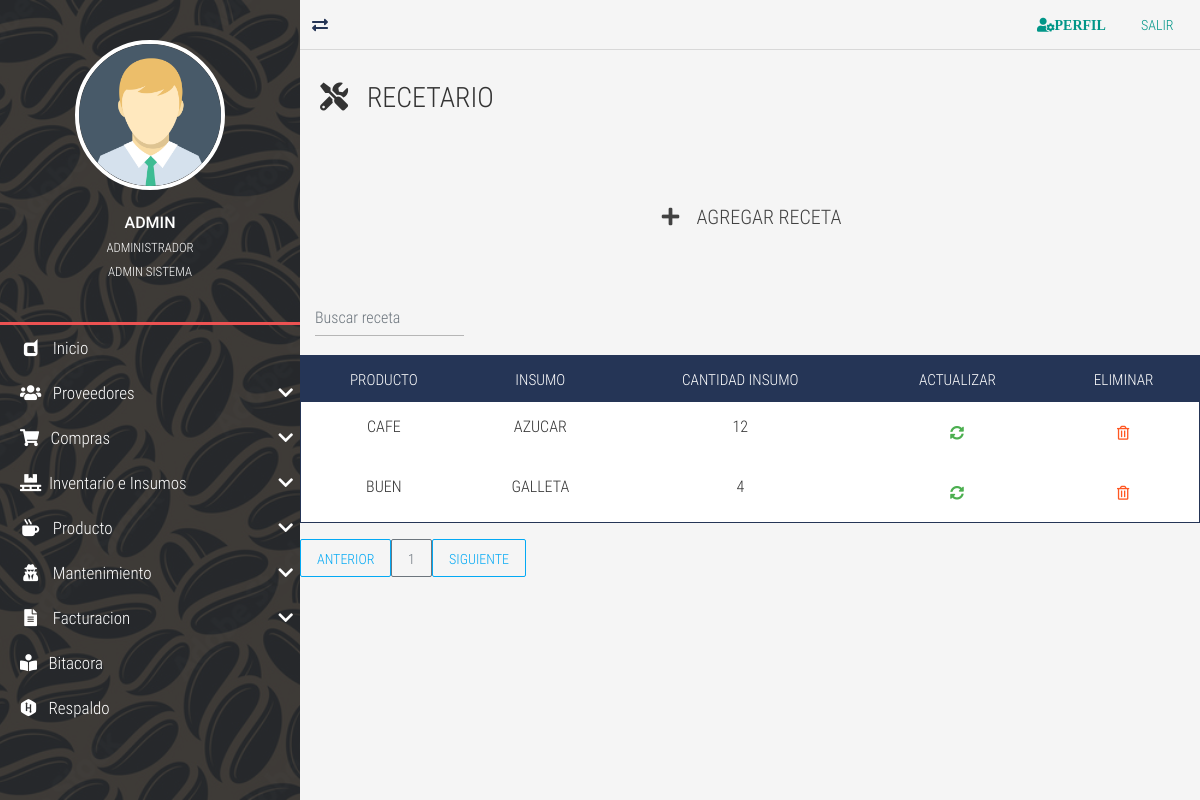
The app's page /recetario-list/ (signed in), older data.
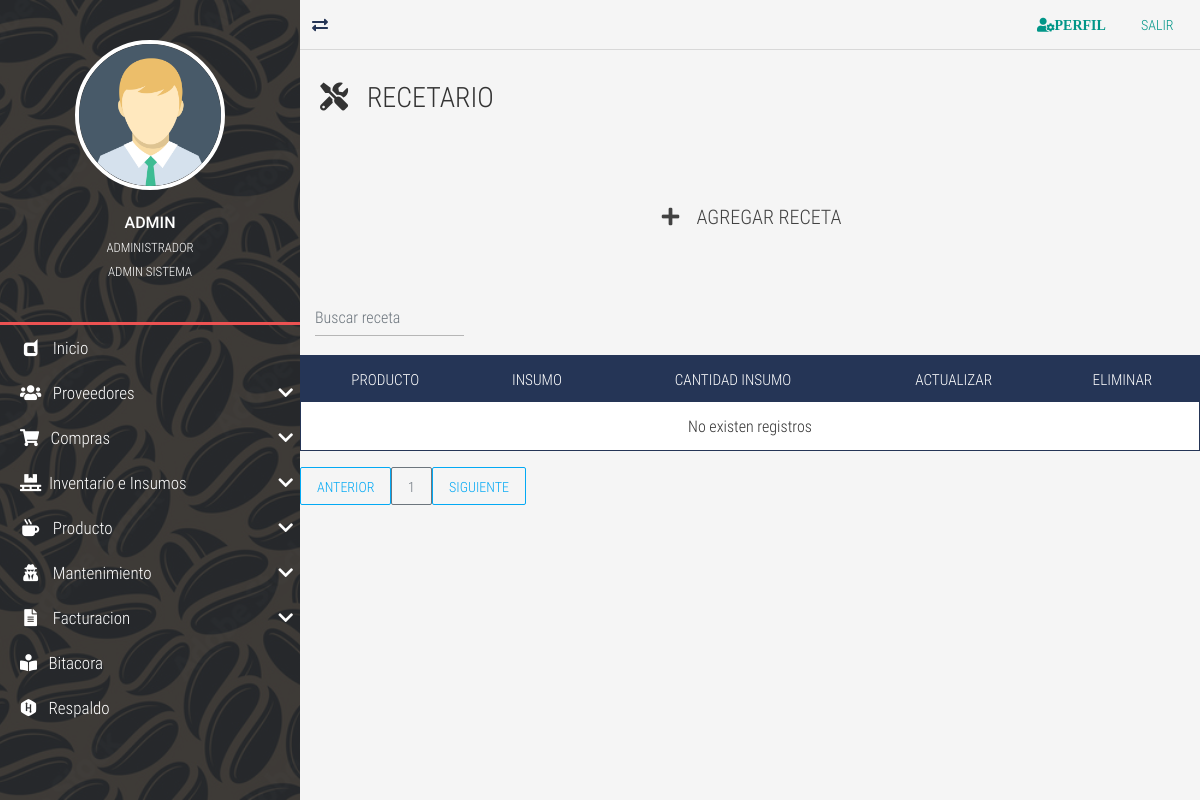
The same page, newer data.
### tables this page shows
CREATE TABLE `TBL_recetario` (
  `id_recetario` int NOT NULL AUTO_INCREMENT,
  `id_producto` int DEFAULT NULL,
  `id_insumo` int DEFAULT NULL,
  `cant_insumo` int DEFAULT NULL,
  PRIMARY KEY (`id_recetario`) USING BTREE,
  KEY `FK_produ_recetario_idx` (`id_producto`) USING BTREE,
  KEY `FK_insumo_recetario_idx` (`id_insumo`) USING BTREE,
  CONSTRAINT `FK_TBL_recetario_TBL_insumos` FOREIGN KEY (`id_insumo`) REFERENCES `TBL_insumos` (`id_insumos`),
  CONSTRAINT `FK_TBL_recetario_TBL_producto` FOREIGN KEY (`id_producto`) REFERENCES `TBL_producto` (`id_producto`)
);

CREATE TABLE `TBL_producto` (
  `id_producto` int NOT NULL AUTO_INCREMENT,
  `nom_producto` varchar(45) DEFAULT NULL,
  `id_tipo_produ` int DEFAULT NULL,
  `des_produ` varchar(45) NOT NULL,
  `precio_produ` decimal(10,2) DEFAULT NULL,
  `foto_produ` varchar(255) DEFAULT NULL COMMENT 'CAMBIAR A FORMATO DE FOTO',
  PRIMARY KEY (`id_producto`),
  KEY `FK_idproducto_tippro_idx` (`id_tipo_produ`),
  CONSTRAINT `FK_TBL_producto_TBL_tipo_producto` FOREIGN KEY (`id_tipo_produ`) REFERENCES `TBL_tipo_producto` (`id_tipo_produ`)
);

CREATE TABLE `TBL_insumos` (
  `id_insumos` int NOT NULL AUTO_INCREMENT,
  `nom_insumo` varchar(45) DEFAULT NULL,
  `id_categoria` int DEFAULT NULL,
  `cant_max` int DEFAULT NULL,
  `cant_min` int DEFAULT NULL,
  `unidad_medida` enum('LB','UN','L','GAL') DEFAULT NULL,
  PRIMARY KEY (`id_insumos`),
  KEY `FK_categoria_insumos_idx` (`id_categoria`),
  CONSTRAINT `FK_categoria_insumos` FOREIGN KEY (`id_categoria`) REFERENCES `TBL_categoria_produ` (`id_categoria`)
);

### controladores/vistasControlador.php (called while the page is built)
<?php
	require_once "./modelos/vistasModelo.php";
	class vistasControlador extends vistasModelo{
		public function obtener_plantilla_controlador(){
			return require_once "./vistas/plantilla.php";
		}
		public function obtener_vistas_controlador(){
			if(isset($_GET['views'])){
				$ruta=explode("/", $_GET['views']);
				$respuesta=vistasModelo::obtener_vistas_modelo($ruta[0]);
			}else{
				$respuesta="login";
			}
			return $respuesta;
		}
	}

### index.php (called while the page is built, shortened)
<?php
	require_once "./controladores/vistasControlador.php";
	$plantilla = new vistasControlador();
	$plantilla->obtener_plantilla_controlador();

### modelos/vistasModelo.php (called while the page is built, shortened)
<?php
	class vistasModelo{
		protected static function obtener_vistas_modelo($vistas){
			$listaBlanca=["bitacora",
			"compra-detalle","compra-list", "compra-update" ,"compra-new",
			"facturacion","facturacion-list",
			"home",
			"insumos-list","insumos-new","insumos-update",
			"inventario-list","movimiento-inventario",
			"objetos-list","parametros-list","perfilusuario",
			"permisos-list","preguntas-list",
			"pedidos-new",
			"producto-list","producto-new","producto-update",
			"proveedor-list","proveedor-new","proveedor-update",
			"prueba",
			"recetario-list",
			"respaldo","restaurar",
			"rol-list",
			"salir",
			"tipo-producto-new",
			"user-list","user-new","user-update",
			 ];
			if(in_array($vistas, $listaBlanca)){
				if(is_file("./vistas/contenidos/".$vistas."-view.php")){
					$contenido="./vistas/contenidos/".$vistas."-view.php";
				}else{
					$contenido="404";
				}
			}elseif($vistas=="login" || $vistas=="index" || $vistas=="prueba" || $vistas=="rec-correo" || $vistas=="rec-preguntas" || $vistas=="cambiocontrasena"
			|| $vistas=="primer-ingreso" || $vistas=="verifica-codigo" || $vistas=="autoregistro" || $vistas=="preguntasusuario" || $vistas=="rsp"|| $vistas=="restaurar"){
				$contenido="login";
			}else{
				$contenido="404";
			}
			return $contenido;
		}
	}

### vistas/contenidos/recetario-list-view.php (the view, shortened to what this page needs)
<div class="full-box page-header">
	<h3 class="text-left">
		<i class="fas fa-tools"></i> &nbsp; RECETARIO
	</h3>
</div>
<div class="container-fluid">
	<ul class="full-box list-unstyled page-nav-tabs">
		<li>
			<div class="btn btn-dark btn-lg" data-toggle="modal" data-target="#ModalCrear"><i class="fas fa-plus fa-fw"></i> &nbsp; AGREGAR RECETA</div>
		</li>
	</ul>
</div>
<?php
	$where="";
?>
<div class="container-fluid">
  <form class="d-flex">
      <input class="form-control me-2 light-table-filter" data-table="table_id" type="text"
      placeholder="Buscar receta">
</form>
</div>
      <table class="table table-striped table-dark table_id text-center" id="tblDatos">
        <thead>
        <tr>
            <th>PRODUCTO</th>
            <th>INSUMO</th>
			<th>CANTIDAD INSUMO</th>
            <th>ACTUALIZAR</th>
			<th>ELIMINAR</th>
            </tr>
        </thead>
        <tbody>
		<?php
			include ("./cone.php");
			$SQL="SELECT p.id_producto, p.nom_producto, i.id_insumos, i.nom_insumo, r.id_recetario, r.cant_insumo FROM TBL_recetario r
			inner JOIN TBL_producto p ON p.id_producto = r.id_producto
			inner JOIN TBL_insumos i ON i.id_insumos = r.id_insumo
			$where";
			$dato = mysqli_query($conexion, $SQL);
			if($dato -> num_rows >0){
				while($fila=mysqli_fetch_array($dato)){
			?>
		<tr>
			<td><?php echo $fila['nom_producto']; ?></td>
			<td><?php echo $fila['nom_insumo']; ?></td>
			<td><?php echo $fila['cant_insumo']; ?></td>
			<td>
				<div class="btn btn-success" data-toggle="modal" data-target="#ModalActualizar<?php echo $fila['id_recetario'];?>">
					<i class="fas fa-sync-alt"> </i>
				</div>
			</td>
			<td>
				<form class="FormularioAjax" action="<?php echo SERVERURL; ?>ajax/recetarioAjax.php" method="POST" data-form="delete" autocomplete="off">
				<button type="submit" class="btn btn-warning">
					<i class="far fa-trash-alt"></i>
				</button>
				</form>
			</td>
		</tr>
		<?php
			}
				}else{
		?>
		<tr class="text-center">
		<td colspan="16">No existen registros</td>
		</tr>
    <?php
		}
	?>
		</tbody>
  </table>
<div id="paginador" class=""></div>

### vistas/plantilla.php (shortened to what this page needs)
<!DOCTYPE html>
<html lang="es">
<head>
	<?php include "./vistas/inc/Link.php"; ?>
</head>
<body>
	<?php
		require_once "./controladores/vistasControlador.php";
		$IV = new vistasControlador();
		$vistas=$IV->obtener_vistas_controlador();
		if($vistas=="login" || $vistas=="404" || $vistas=="olvido-contrasena" || $vistas=="rec-correo" || $vistas=="rec-preguntas" || $vistas=="cambiocontrasena"
		 || $vistas=="primer-ingreso" || $vistas=="verifica-codigo" || $vistas=="autoregistro" || $vistas=="preguntasusuario" || $vistas=="rsp" ){
			require_once "./vistas/contenidos/".$vistas."-view.php";
		}else{
			require_once './controladores/loginControlador.php';
	?>
	<main class="full-box main-container">
		<?php include "./vistas/inc/NavLateral.php"; ?>
		<section class="full-box page-content">
			<?php
				include "./vistas/inc/NavBar.php";
				include  $vistas;
			?>
		</section>
	</main>
	<?php
		}
	?>
</body>
</html>

### vistas/inc/Link.php (shortened to what this page needs)
<link rel="stylesheet" href="<?php echo SERVERURL; ?>vistas/css/normalize.css">
<link rel="stylesheet" href="<?php echo SERVERURL; ?>vistas/css/bootstrap.min.css">
<link rel="stylesheet" href="<?php echo SERVERURL; ?>vistas/css/bootstrap-material-design.min.css">
<link rel="stylesheet" href="<?php echo SERVERURL; ?>vistas/css/all.css">
<link rel="stylesheet" href="<?php echo SERVERURL; ?>vistas/css/sweetalert2.min.css">
<link rel="stylesheet" href="<?php echo SERVERURL; ?>vistas/css/jquery.mCustomScrollbar.css">
<link rel="stylesheet" href="<?php echo SERVERURL; ?>vistas/css/style.css">
<link rel="stylesheet" href="<?php echo SERVERURL; ?>vistas/css/estilos-login.css">

### vistas/inc/NavLateral.php (shortened to what this page needs)
<section class="full-box nav-lateral">
	<div class="full-box nav-lateral-content">
		<figure class="full-box nav-lateral-avatar">
			<img src="<?php echo SERVERURL; ?>vistas/assets/avatar/Avatar.png" class="img-fluid" alt="Avatar">
			<figcaption class="roboto-medium text-center">
				<?php echo $_SESSION['usuario_login']?>
				<br><small class="roboto-condensed-light"><?php echo $_SESSION['nombre_usuario']?> </small>
				<br><small class="roboto-condensed-light"><?php echo $_SESSION['rol']?> </small>
			</figcaption>
		</figure>
		<div class="full-box nav-lateral-bar"></div>
		<nav class="full-box nav-lateral-menu">
			<ul>
			<?php
			if($_SESSION['rol']=='ADMIN SISTEMA'){
				?>
				<li>
					<a href="<?php echo SERVERURL; ?>home/"><i class="fab fa-dashcube fa-fw"></i> &nbsp; Inicio</a>
				</li>
				<li>
					<a href="#" class="nav-btn-submenu"><i class="fas fa-users fa-fw"></i> &nbsp; Proveedores <i class="fas fa-chevron-down"></i></a>
				</li>
				<li>
					<a href="#" class="nav-btn-submenu"><i class="fas fa-shopping-cart"></i></i> &nbsp; Compras <i class="fas fa-chevron-down"></i></a>
				</li>
				<li>
					<a href="#" class="nav-btn-submenu"><i class="fas fa-pallet fa-fw"></i> &nbsp;Inventario e Insumos <i class="fas fa-chevron-down"></i></a>
				</li>
				<li>
					<a href="#" class="nav-btn-submenu"><i class="fas fa-mug-hot fa-fw"></i> &nbsp; Producto <i class="fas fa-chevron-down"></i></a>
				</li>
				<li>
					<a href="#" class="nav-btn-submenu"><i class="fas  fa-user-secret fa-fw"></i> &nbsp; Mantenimiento <i class="fas fa-chevron-down"></i></a>
				</li>
				<li>
				<a href="#" class="nav-btn-submenu"><i class="fas  fa-file-alt fa-fw"></i> &nbsp; Facturacion <i class="fas fa-chevron-down"></i></a>
				</li>
				<li>
					<a href="<?php echo SERVERURL; ?>bitacora/"><i class="fas fa-book-reader"></i> &nbsp; Bitacora</a>
				</li>
				<li>
					<a href="<?php echo SERVERURL; ?>respaldo/"><i class="fab fa-hackerrank"></i></i> &nbsp; Respaldo</a>
				</li>
				<?php
				}?>
			</ul>
		</nav>
	</div>
</section>

### vistas/inc/NavBar.php
<nav class="full-box navbar-info">
	<a href="#" class="float-left show-nav-lateral">
		<i class="fas fa-exchange-alt"></i>
	</a>
	<a href="<?php echo SERVERURL; ?>perfilusuario/<?php echo$_SESSION['id_login']; ?>"> <button type="button"
	class="btn btn-primary"><i class="fas fa-user-cog">Perfil</i></button>
	</a>
	<a href="<?php echo SERVERURL?>salir/"><button type="button"
	class="btn btn-primary">Salir</button></a>
</nav>

### vistas/css/all.css (style rules this page uses)
.fa, .fas, .far, .fal, .fab { -moz-osx-font-smoothing: grayscale; -webkit-font-smoothing: antialiased; display: inline-block; font-style: normal; font-variant: normal; text-rendering: auto; line-height: 1; }
.fa-fw { text-align: center; width: 1.25em; }
.fa-book-reader:before { content: "\f5da"; }
.fa-chevron-down:before { content: "\f078"; }
.fa-dashcube:before { content: "\f210"; }
.fa-exchange-alt:before { content: "\f362"; }
.fa-file-alt:before { content: "\f15c"; }
.fa-hackerrank:before { content: "\f5f7"; }
.fa-mug-hot:before { content: "\f7b6"; }
.fa-pallet:before { content: "\f482"; }
.fa-plus:before { content: "\f067"; }
.fa-shopping-cart:before { content: "\f07a"; }
.fa-tools:before { content: "\f7d9"; }
.fa-user-cog:before { content: "\f4fe"; }
.fa-user-secret:before { content: "\f21b"; }
.fa-users:before { content: "\f0c0"; }
.fab { font-family: 'Font Awesome 5 Brands'; }
.fa, .fas { font-family: 'Font Awesome 5 Free'; font-weight: 900; }
.fa-sync-alt:before { content: "\f2f1"; }
.fa-trash-alt:before { content: "\f2ed"; }
.far { font-family: 'Font Awesome 5 Free'; font-weight: 400; }

### vistas/css/style.css (style rules this page uses)
:root { --color-one: #F5F5F5; --color-two: #24292E; --color-three: #EC5252; --form-color: #14111A; --accent-color: #253556; --border-color: #D8D8D8; }
body,html { font-family: 'roboto_condensed_light'; width: 100vw; height: 100vh; background-color: var(--color-one); color: #333; font-size: 16px; }
.full-box { margin: 0; padding: 0; box-sizing: border-box; width: 100%; }
.page-header { padding: 30px 20px 60px 20px; }
.page-header > :nth-child(1) { padding-bottom: 7px; }
.page-nav-tabs { display: flex; justify-content: center; flex-wrap: wrap; margin-bottom: 30px; }
.page-nav-tabs li, .page-nav-tabs li a { height: 40px; line-height: 40px; }
.page-nav-tabs li { margin: 5px 20px; }
.table thead th { color: #FFF; }
.table tbody tr { color: #333; transition: all .2s ease-in-out; }
.table-dark, .table { background-color: #fff; }
.table-dark { border: 1px solid var(--accent-color); }
.table-dark thead tr { background-color: var(--accent-color); }
.table-dark td, .table-dark thead th, .table-dark th { border: none; }
.roboto-medium { font-family: 'roboto_medium_regular'; }
.roboto-condensed-light { font-family: 'roboto_condensed_light'; }
.main-container { height: 100%; position: absolute; top: 0; left: 0; overflow: hidden; }
.page-content, .nav-lateral { height: 100%; overflow: hidden; }
.page-content { position: relative; padding-left: 300px; transition: all .2s ease-in-out; padding-bottom: 20px; }
.nav-lateral { width: 300px; position: absolute; top: 0; left: 0; z-index: 1; transition: all .2s ease-in-out; background-image: url('../assets/img/adobe.jpg'); background-position: center center; background-size: cover; }
.nav-lateral-content { max-width: 300px; height: 100%; background-color: rgba(36, 41, 46, .8); }
.nav-lateral-bar { height: 3px; background-color: var(--color-three); }
.nav-lateral-avatar { padding: 40px 0; }
.nav-lateral-avatar img { width: 50%; margin: 0 auto; display: block; border: 4px solid #FFF; border-radius: 100%; }
.nav-lateral-avatar figcaption { margin-top: 20px; color: #FFF; }
.nav-lateral-menu { height: auto; }
.nav-lateral-menu ul { margin: 0; padding: 0; list-style: none; }
.nav-lateral-menu ul li { width: 100%; height: auto; }
.nav-lateral-menu ul li a { display: block; width: 100%; height: 45px; line-height: 45px; text-decoration: none; color: #FFF; font-size: 17px; box-sizing: border-box; padding-left: 20px; transition: all .2s ease-in-out; }
.nav-lateral-menu .fa-chevron-down, .nav-lateral-menu .fa-chevron-up { float: right; height: 45px; line-height: 45px; margin-right: 7px; transition: all .2s ease-in-out; }
.navbar-info { height: 50px; border-bottom: 1px solid var(--border-color); text-align: right; padding-right: 10px; }
.navbar-info a { color: var(--accent-color); height: 50px; min-width: 40px; text-align: center; line-height: 50px; display: inline-block; transition: all .2s ease-out; user-select: none; }
.table .btn { margin-bottom: 0; }
table form { margin-bottom: 0; }

Row changes from the older to the newer data that the page shows:
removed tbl_recetario: id_producto.nom_producto "CAFE", id_insumo.nom_insumo "AZUCAR", cant_insumo "12"
removed tbl_recetario: id_producto.nom_producto "BUEN", id_insumo.nom_insumo "GALLETA", cant_insumo "4"
Text that changed along with them:
text now shown: "No existen registros"
